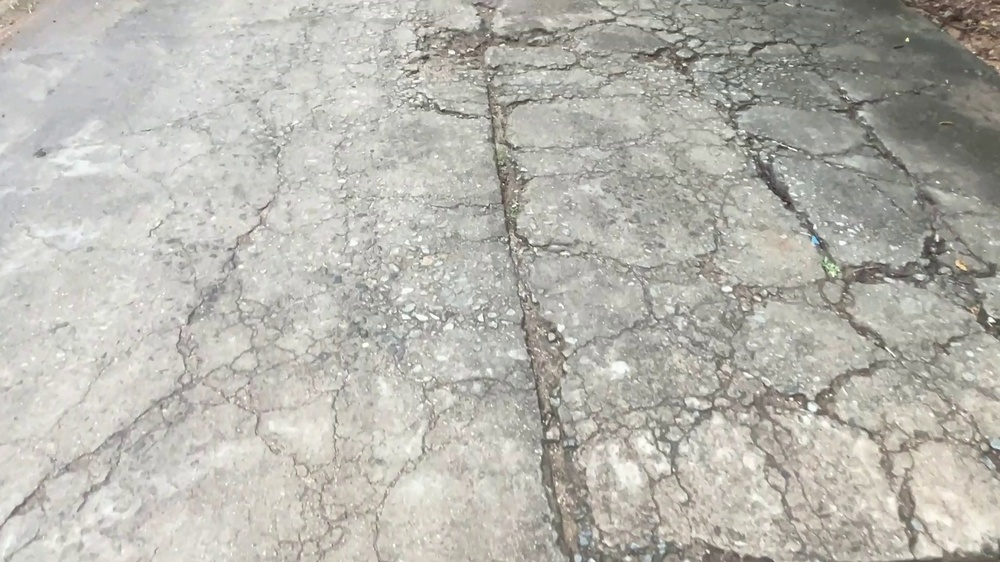
#> input picture frames/selected/aligatorCracking_frame_13.jpg, 1000 x 562 px, shrunk from 1920 x 1080 before the run; its folder holds only this picture in this run
$ jupyter execute illumination.ipynb
#> lines starting #> are read from the running program, lines starting #| are printed output that depends on the picture
[cell 1]
import cv2
import os
import numpy as np
import matplotlib.pyplot as plt
import pandas as pd

input_folder = "../frames/selected"

def contrast_stretch(image):
    min_val = np.min(image)
#> min_val = 38
    max_val = np.max(image)
#> max_val = 255

    if max_val - min_val == 0:
        return image.copy()

    stretched = (image.astype(np.float32) - min_val) * (255.0 / (max_val - min_val))
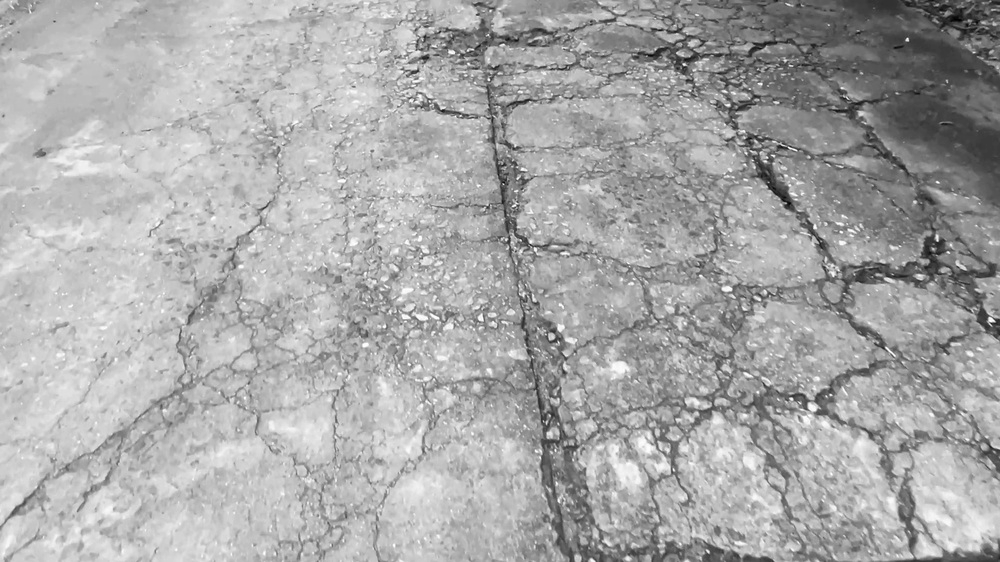
#> stretched: shape (562, 1000) float32; min 0, max 255, mean 169.1
    return stretched.astype(np.uint8)

def calculate_entropy(image):
    hist = cv2.calcHist([image],[0],None,[256],[0,256])
    hist = hist / hist.sum()
    hist = hist.flatten()
    hist = hist[hist > 0]
    entropy = -np.sum(hist * np.log2(hist))
    return entropy

results = []

frame_files = sorted(os.listdir(input_folder))

display_count = 0
max_display = 5

for file in frame_files:

    if file.lower().endswith((".jpg", ".png", ".jpeg", ".bmp", ".tif", ".tiff")):

        path = os.path.join(input_folder, file)
        img = cv2.imread(path, 0)

        if img is None:
            continue

        stretched = contrast_stretch(img)

        hist_eq = cv2.equalizeHist(stretched)
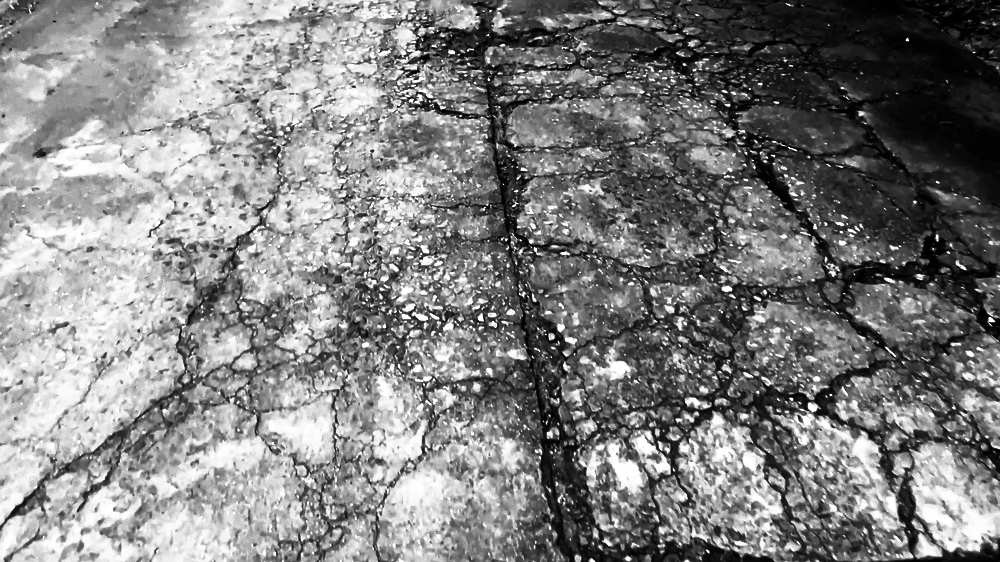
#> hist_eq: shape (562, 1000); min 0, max 255, mean 128.8

        std_before = np.std(img)
#> std_before = 33.76
        std_after = np.std(hist_eq)
#> std_after = 74.01

        entropy_before = calculate_entropy(img)
#> in calculate_entropy, `hist = cv2.calcHist([image],[0],None,[256],[0,256])`: hist = 256 values, max 9805 at index 202, min 0 at index 0, mean 2195.3
#> in calculate_entropy, `hist = hist / hist.sum()`: hist = 256 values, max 0.0174 at index 202, min 0 at index 0, mean 0.00391
#> in calculate_entropy, `hist = hist[hist > 0]`: hist = 217 values, max 0.0174 at index 163, min 1.78e-06 at index 0, mean 0.00461
#> in calculate_entropy, `entropy = -np.sum(hist * np.log2(hist))`: entropy = 6.94
#> entropy_before = 6.94
        entropy_after = calculate_entropy(hist_eq)
#> entropy_after = 6.78

        results.append([
            file,
            std_before,
            std_after,
            entropy_before,
            entropy_after
        ])

        if display_count < max_display:

            plt.figure(figsize=(12,4))

            plt.subplot(1,3,1)
            plt.imshow(img, cmap="gray")
            plt.title("Original")
            plt.axis("off")

            plt.subplot(1,3,2)
            plt.imshow(stretched, cmap="gray")
            plt.title("Contrast Stretched")
            plt.axis("off")

            plt.subplot(1,3,3)
            plt.imshow(hist_eq, cmap="gray")
            plt.title("Histogram Equalized")
            plt.axis("off")

            plt.suptitle(file)
            plt.tight_layout()
            plt.show()
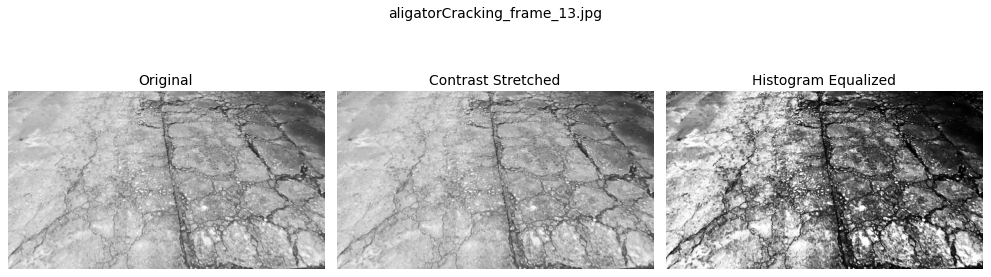
#> figure drawn by matplotlib, 3 panels

            plt.figure(figsize=(6,4))

            hist_orig = cv2.calcHist([img],[0],None,[256],[0,256])
#> hist_orig = 256 values, max 9805 at index 202, min 0 at index 0, mean 2195.3
            hist_enhanced = cv2.calcHist([hist_eq],[0],None,[256],[0,256])
#> hist_enhanced = 256 values, max 9805 at index 174, min 0 at index 38, mean 2195.3

            plt.plot(hist_orig, label="Original")
            plt.plot(hist_enhanced, label="Enhanced")
            plt.title(f"Histogram Comparison - {file}")
            plt.legend()
            plt.show()
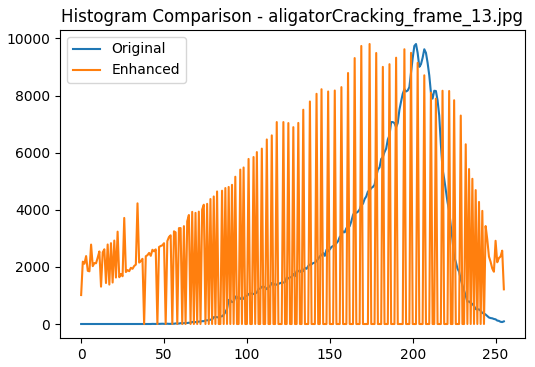
#> figure drawn by matplotlib, 1 panel; curve peaks at x = 202, y = 9805; curve peaks at x = 174, y = 9805

            display_count += 1

print("\nIllumination Enhancement Completed.")

df = pd.DataFrame(
    results,
    columns=[
        "Frame",
        "Contrast Before (Std Dev)",
        "Contrast After (Std Dev)",
        "Entropy Before",
        "Entropy After"
    ]
)
#> df = table of 1 rows and 5 columns

print("\n---------- ENHANCEMENT EVALUATION ----------")
print(df)
#> (printed output is left out)

if not df.empty:

    avg_std_before = df["Contrast Before (Std Dev)"].mean()
#> avg_std_before = 33.76
    avg_std_after = df["Contrast After (Std Dev)"].mean()
#> avg_std_after = 74.01

    avg_entropy_before = df["Entropy Before"].mean()
#> avg_entropy_before = 6.94
    avg_entropy_after = df["Entropy After"].mean()
#> avg_entropy_after = 6.78

    print("\nAverage Contrast Before :", round(avg_std_before, 2))
#| Average Contrast Before : 33.76
    print("Average Contrast After  :", round(avg_std_after, 2))
#| Average Contrast After  : 74.01
    print("Average Contrast Gain   :", round(avg_std_after - avg_std_before, 2))
#| Average Contrast Gain   : 40.25

    print("\nAverage Entropy Before  :", round(avg_entropy_before, 2))
#| Average Entropy Before  : 6.94
    print("Average Entropy After   :", round(avg_entropy_after, 2))
#| Average Entropy After   : 6.78
    print("Average Entropy Gain    :", round(avg_entropy_after - avg_entropy_before, 2))
#| Average Entropy Gain    : -0.16

    if avg_std_after > avg_std_before:
        print("\nInterpretation: Contrast improved according to standard deviation.")
    else:
        print("\nInterpretation: No significant contrast improvement detected.")

    if avg_entropy_after > avg_entropy_before:
        print("Interpretation: Information content increased after enhancement.")

$ run again, on frames/selected/aligatorCracking_frame__24.jpg
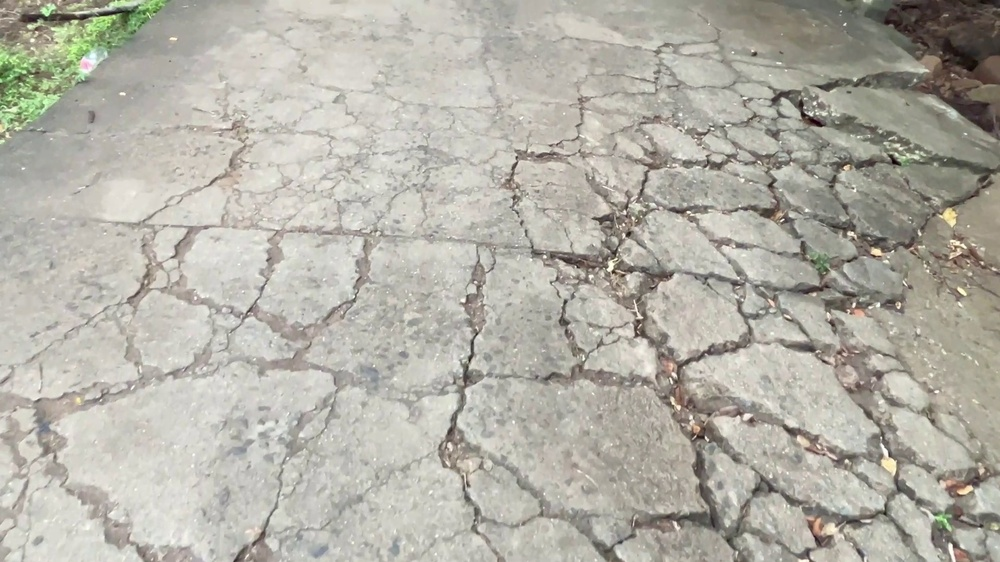
#> input picture frames/selected/aligatorCracking_frame__24.jpg, 1000 x 562 px, shrunk from 1920 x 1080 before the run
#> min_val = 3
#> max_val = 255
#> `hist_eq = cv2.equalizeHist(stretched)`:
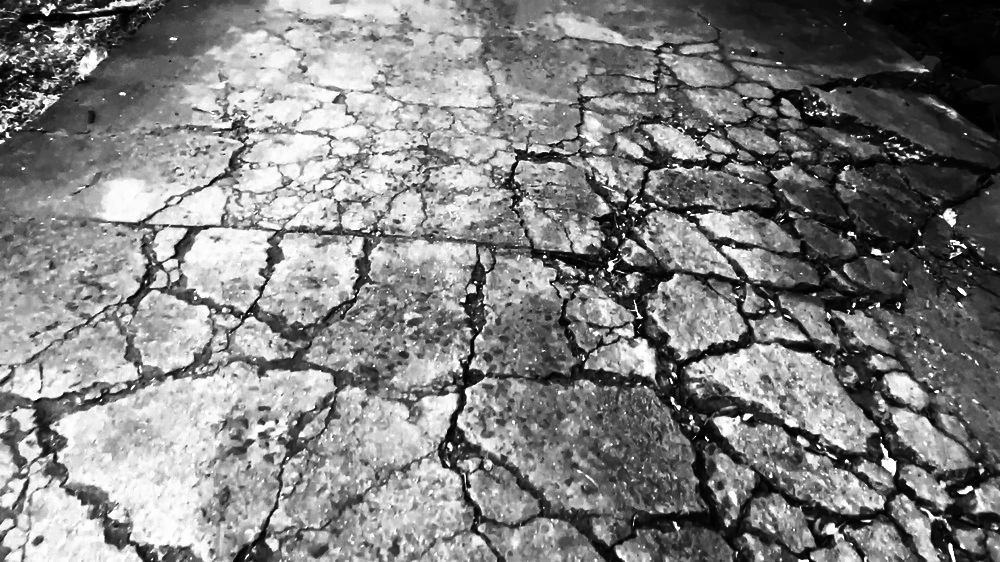
#> hist_eq: shape (562, 1000); min 0, max 255, mean 128.8
#> std_before = 36.04
#> std_after = 74.01
#> in calculate_entropy, `hist = cv2.calcHist([image],[0],None,[256],[0,256])`: hist = 256 values, max 9192 at index 207, min 0 at index 0, mean 2195.3
#> in calculate_entropy, `hist = hist / hist.sum()`: hist = 256 values, max 0.0164 at index 207, min 0 at index 0, mean 0.00391
#> in calculate_entropy, `hist = hist[hist > 0]`: hist = 252 values, max 0.0164 at index 203, min 1.78e-06 at index 0, mean 0.00397
#> entropy = 6.98
#> entropy_after = 6.77
#> hist_orig = 256 values, max 9192 at index 207, min 0 at index 0, mean 2195.3
#> hist_enhanced = 256 values, max 9192 at index 210, min 0 at index 40, mean 2195.3
#> `plt.show()`:
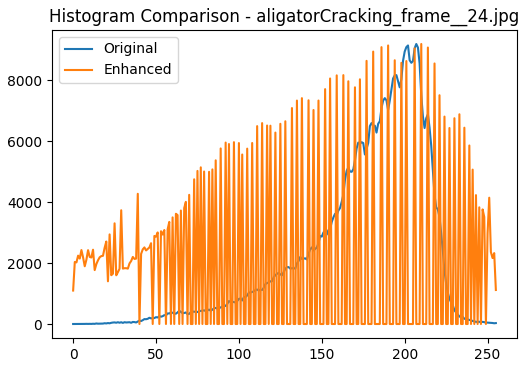
#> figure drawn by matplotlib, 1 panel; curve peaks at x = 207, y = 9192; curve peaks at x = 210, y = 9192
#> df = table of 1 rows and 5 columns
#> (printed output is left out)
#> avg_std_before = 36.04
#> avg_std_after = 74.01
#> avg_entropy_before = 6.98
#> avg_entropy_after = 6.77
#| Average Contrast Before : 36.04
#| Average Contrast After  : 74.01
#| Average Contrast Gain   : 37.97
#| Average Entropy Before  : 6.98
#| Average Entropy After   : 6.77
#| Average Entropy Gain    : -0.21

$ run again, on frames/selected/aligatorCracking_frame__29.jpg
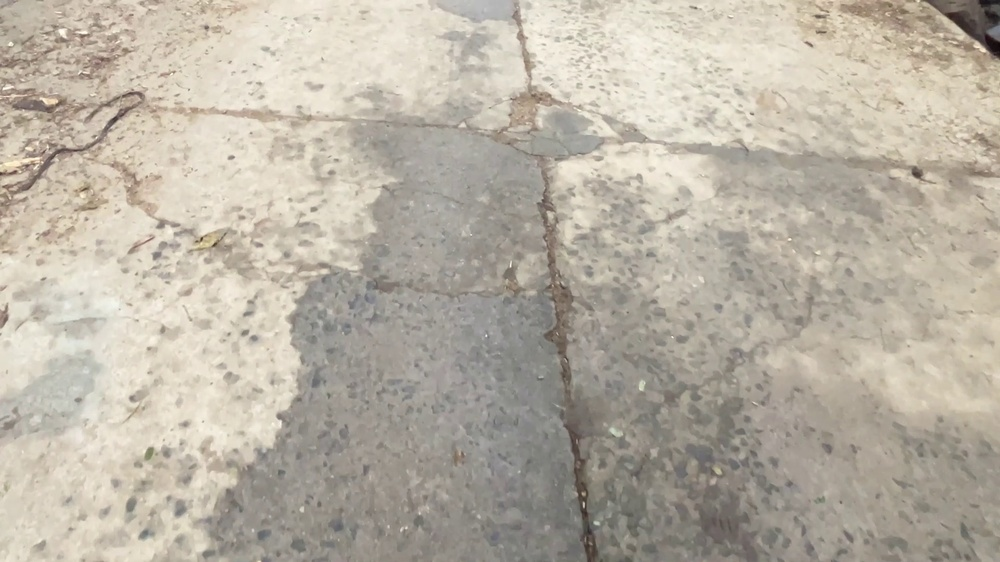
#> input picture frames/selected/aligatorCracking_frame__29.jpg, 1000 x 562 px, shrunk from 1920 x 1080 before the run
#> min_val = 9
#> max_val = 255
#> `hist_eq = cv2.equalizeHist(stretched)`:
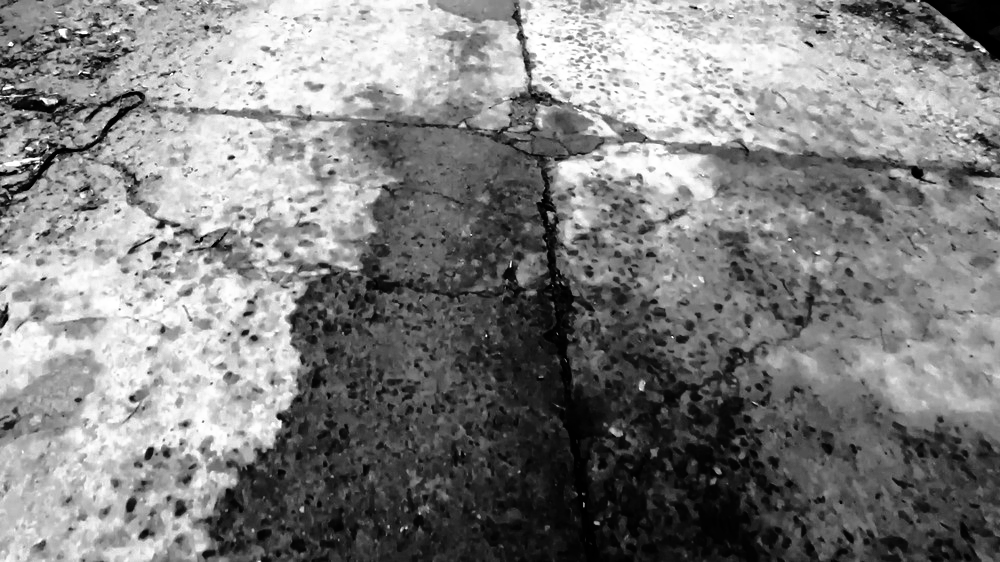
#> hist_eq: shape (562, 1000); min 0, max 255, mean 128.6
#> std_before = 34.24
#> std_after = 73.78
#> in calculate_entropy, `hist = cv2.calcHist([image],[0],None,[256],[0,256])`: hist = 256 values, max 7684 at index 221, min 0 at index 0, mean 2195.3
#> in calculate_entropy, `hist = hist / hist.sum()`: hist = 256 values, max 0.0137 at index 221, min 0 at index 0, mean 0.00391
#> in calculate_entropy, `hist = hist[hist > 0]`: hist = 246 values, max 0.0137 at index 211, min 1.78e-06 at index 0, mean 0.00407
#> entropy = 6.99
#> entropy_after = 6.89
#> hist_orig = 256 values, max 7684 at index 221, min 0 at index 0, mean 2195.3
#> hist_enhanced = 256 values, max 7684 at index 227, min 0 at index 19, mean 2195.3
#> `plt.show()`:
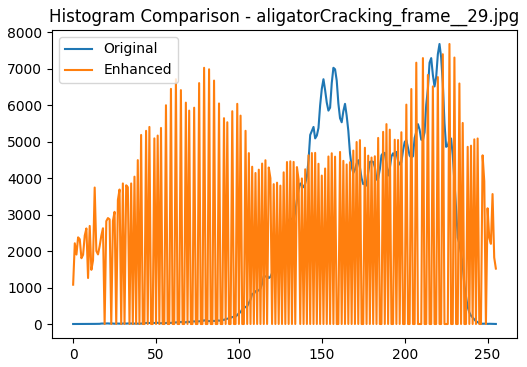
#> figure drawn by matplotlib, 1 panel; curve peaks at x = 221, y = 7684; curve peaks at x = 227, y = 7684
#> df = table of 1 rows and 5 columns
#> (printed output is left out)
#> avg_std_before = 34.24
#> avg_std_after = 73.78
#> avg_entropy_before = 6.99
#> avg_entropy_after = 6.89
#| Average Contrast Before : 34.24
#| Average Contrast After  : 73.78
#| Average Contrast Gain   : 39.54
#| Average Entropy Before  : 6.99
#| Average Entropy After   : 6.89
#| Average Entropy Gain    : -0.1

$ run again, on frames/selected/raveling_frame_26.jpg
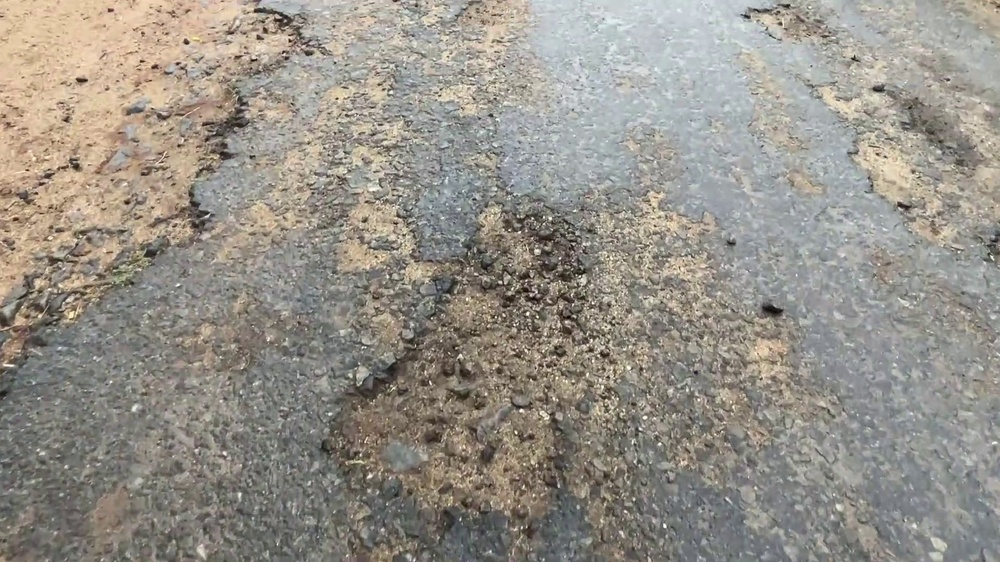
#> input picture frames/selected/raveling_frame_26.jpg, 1000 x 562 px, shrunk from 1920 x 1080 before the run
#> min_val = 0
#> max_val = 255
#> `hist_eq = cv2.equalizeHist(stretched)`:
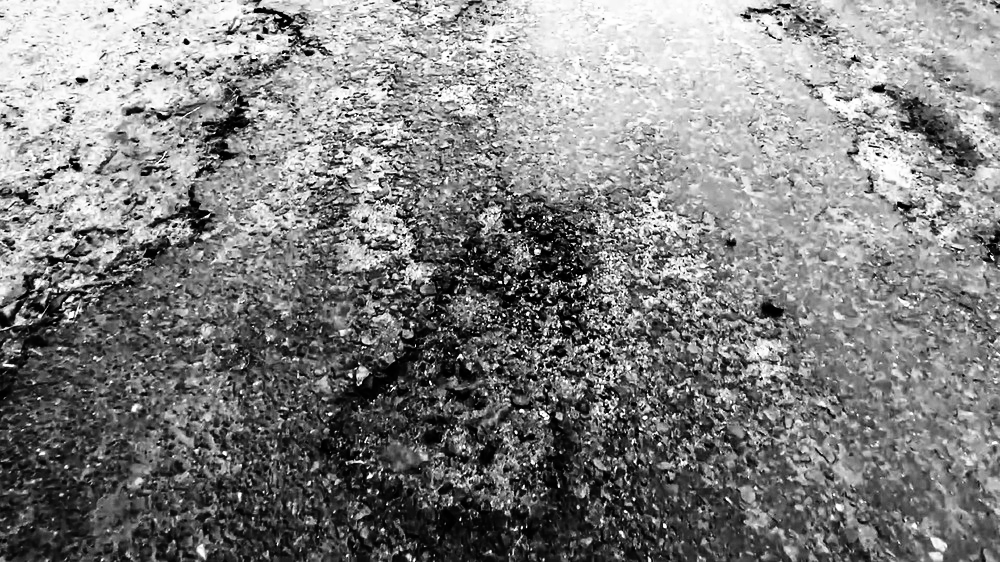
#> hist_eq: shape (562, 1000); min 0, max 255, mean 128.4
#> std_before = 36.38
#> std_after = 73.62
#> in calculate_entropy, `hist = cv2.calcHist([image],[0],None,[256],[0,256])`: hist = 256 values, max 5555 at index 145, min 0 at index 2, mean 2195.3
#> in calculate_entropy, `hist = hist / hist.sum()`: hist = 256 values, max 0.00988 at index 145, min 0 at index 2, mean 0.00391
#> in calculate_entropy, `hist = hist[hist > 0]`: hist = 250 values, max 0.00988 at index 139, min 1.78e-06 at index 0, mean 0.004
#> entropy = 7.21
#> entropy_after = 7.08
#> hist_orig = 256 values, max 5555 at index 145, min 0 at index 2, mean 2195.3
#> hist_enhanced = 256 values, max 5555 at index 125, min 0 at index 26, mean 2195.3
#> `plt.show()`:
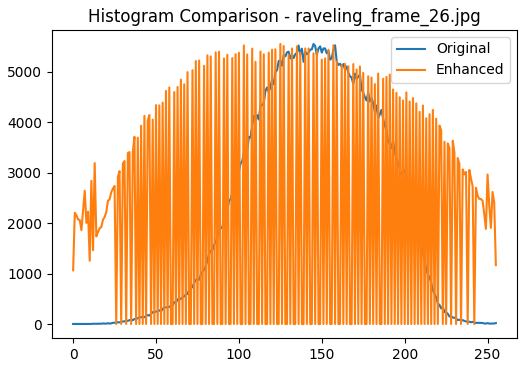
#> figure drawn by matplotlib, 1 panel; curve peaks at x = 145, y = 5555; curve peaks at x = 125, y = 5555
#> df = table of 1 rows and 5 columns
#> (printed output is left out)
#> avg_std_before = 36.38
#> avg_std_after = 73.62
#> avg_entropy_before = 7.21
#> avg_entropy_after = 7.08
#| Average Contrast Before : 36.38
#| Average Contrast After  : 73.62
#| Average Contrast Gain   : 37.23
#| Average Entropy Before  : 7.21
#| Average Entropy After   : 7.08
#| Average Entropy Gain    : -0.13
